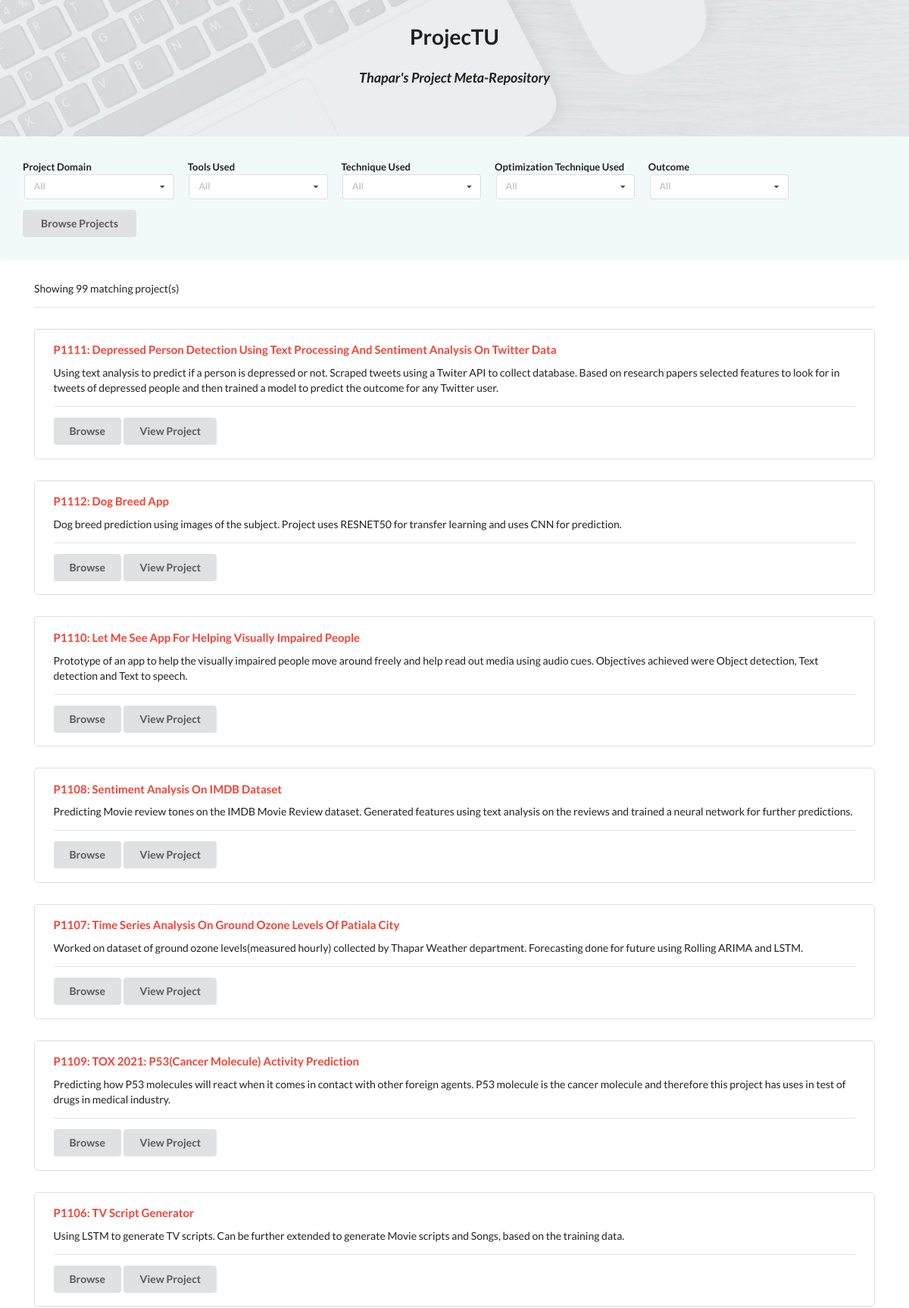
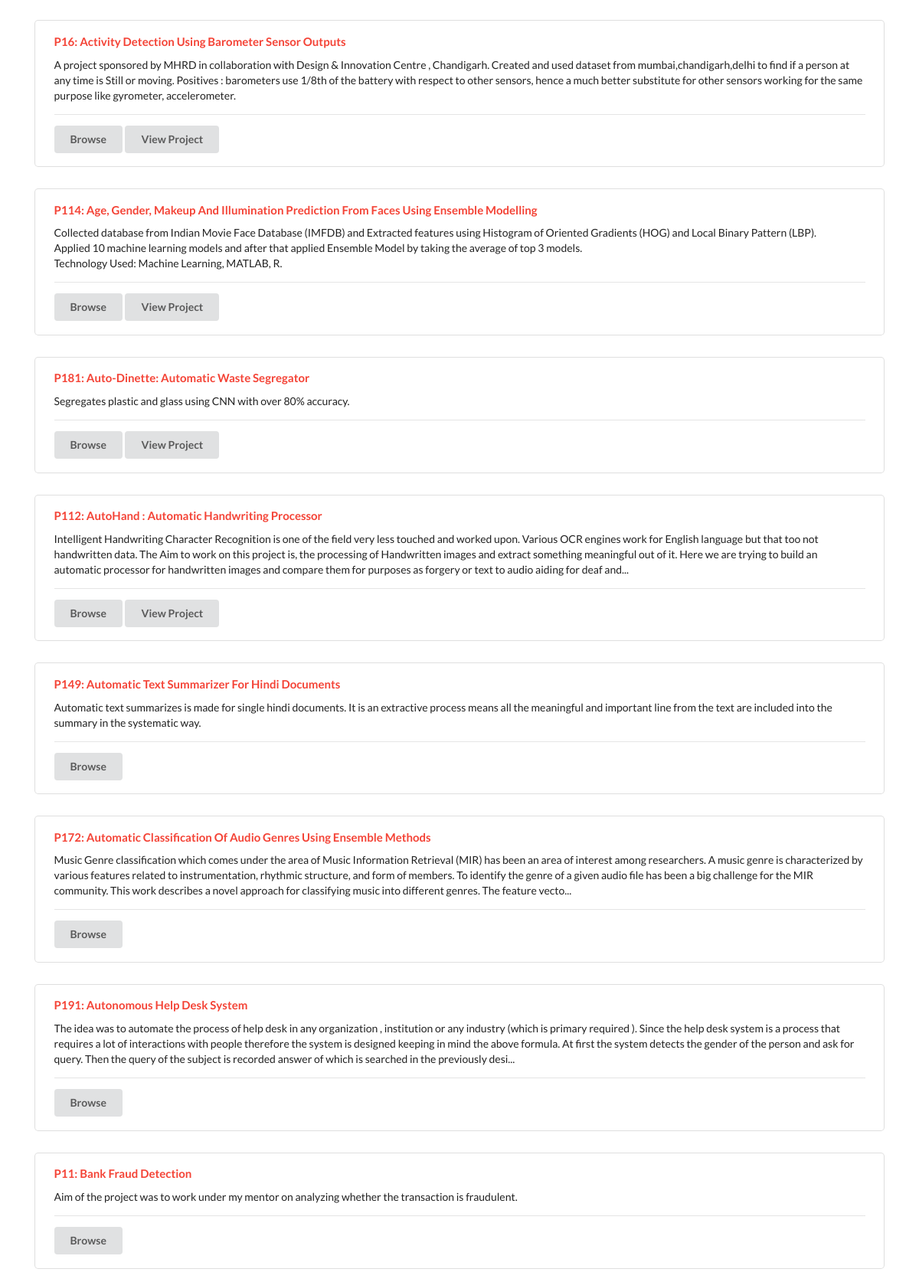
Page /list.php (upper part) on the committed database (2 pictures, top to bottom).
### tables this page shows
CREATE TABLE `project` (
  `pid` int(11) NOT NULL,
  `title` text NOT NULL,
  `summary` text NOT NULL,
  `size` int(10) NOT NULL,
  `leader` text NOT NULL,
  `link` text NOT NULL
);

### cards1.php (the view, shortened to what this page needs)
<?php
require_once 'connection.php';
if(isset($_GET)) {
	echo
		'<div class="jumbotron" style="">
			<div>
				<form class="form-inline" action="list.php" method="GET">
					<div class="ui form">
						<div class="inline field">
							<label>Project Domain</label>
							<select name="domain[]" multiple="" class="label ui selection fluid dropdown">
								<option value="">All</option>';
	echo
							'</select>
						</div>
						<div class="inline field">
							<label>Tools Used</label>
							<select name="tools[]" multiple="" class="label ui selection fluid dropdown">
								<option value="">All</option>';
	echo
							'</select>
						</div>
						<div class="inline field">
							<label>Technique Used</label>
							<select name="technique[]" multiple="" class="label ui selection fluid dropdown">
								<option value="">All</option>';
	echo
							'</select>
						</div>
						<div class="inline field">
							<label>Optimization Technique Used</label>
							<select name="opt_technique[]" multiple="" class="label ui selection fluid dropdown">
								<option value="">All</option>';
	echo
							'</select>
						</div>
						<div class="inline field">
							<label>Outcome</label>
							<select name="outcome[]" multiple="" class="label ui selection fluid dropdown">
								<option value="">All</option>';
	echo
							'</select>
						</div>
						&nbsp;&nbsp;&nbsp;&nbsp;&nbsp;
						<input type="submit" class="ui button" id="browse" value="Browse Projects">
					</div>
				</form>
			</div>
		</div>';
	$sql = "SELECT * FROM project ";
	$sql1 = "";
	$sql2 = "WHERE 1 ";
	$sql3 = "";
	$sql = $sql . $sql1;
	$sql = $sql . $sql2;
	$sql = $sql . $sql3;
	$sql = $sql . "ORDER BY title";
	$result = $con->query($sql);
	echo '<div class="container">Showing '.$result->num_rows.' matching project(s)<hr><div class="row">';
	if ($result->num_rows > 0) {
		while($row = $result->fetch_assoc()) {
			$title = (strlen($row['title']) > 100) ? ucwords(substr($row['title'],0,100))."..." : ucwords($row['title']);
			$summary = (strlen($row['summary']) > 450) ? substr($row['summary'],0,450)."..." : $row['summary'];
			echo
			'<div class="col-lg-12 col-sm-12 portfolio-item my-3 card-outer">
				<div class="card list-card h-100 px-2" style="cursor: default;">
					<div class="card-body">
						<h4 class="card-title" style="color:#F44336;">P1'.$row['pid'].': '.$title.'</h4>';
			echo
						'	<p class="card-text card-text-min">'.$summary.'</p><hr>';
			echo '<a class="ui button" href = project.php?id=' . $row['pid'] . '>Browse</a>';
			if($row['link']) echo '<a class="ui button" href = ' . $row['link'] . ' target="_new">View Project</a>';
			echo
					'</div>
				</div>
			</div>';
		}
	}
	echo '</div></div>';
}

### css/style.css (style rules this page uses)
a { color: #000; text-decoration: none; }
.jumbotron { background-color: #F2FAF9; padding: 30px; }
.card-text-min { overflow: hidden; }
.card { transition: background-color 0.5s ease-out; border-radius: 5px; }
.list-card { cursor: pointer; }

### css/list.css (style rules this page uses)
.field { display: inline-block; margin-right: 10px; padding-left: 15px; min-width: 200px; }
.field:first-of-type { padding: 0; }
#browse { width: 150px; }

### rows in the picture
project: pid "111", title "Depressed Person Detection Using Text Processing And Sentiment Analysis On Twitter Data", summary "Using text analysis to predict if a person is depressed or not. Scraped tweets using a Twiter API to collect database. Based on research papers selected features to look for in tweets of depressed people and then trained a model to predict the outcome for any Twitter user."
project: pid "112", title "Dog Breed App", summary "Dog breed prediction using images of the subject. Project uses RESNET50 for transfer learning and uses CNN for prediction."
project: pid "110", title "Let Me See App For Helping Visually Impaired People", summary "Prototype of an app to help the visually impaired people move around freely and help read out media using audio cues. Objectives achieved were Object detection, Text detection and Text to speech."
project: pid "108", title "Sentiment Analysis On IMDB Dataset", summary "Predicting Movie review tones on the IMDB Movie Review dataset. Generated features using text analysis on the reviews and trained a neural network for further predictions."
project: pid "107", title "Time Series Analysis On Ground Ozone Levels Of Patiala City", summary "Worked on dataset of ground ozone levels(measured hourly) collected by Thapar Weather department. Forecasting done for future using Rolling ARIMA and LSTM."
project: pid "109", title "TOX 2021: P53(Cancer Molecule) Activity Prediction", summary "Predicting how P53 molecules will react when it comes in contact with other foreign agents. P53 molecule is the cancer molecule and therefore this project has uses in test of drugs in medical industry."
project: pid "106", title "TV Script Generator", summary "Using LSTM to generate TV scripts. Can be further extended to generate Movie scripts and Songs, based on the training data."
project: pid "6", title "Activity Detection Using Barometer Sensor Outputs", summary "A project sponsored by MHRD in collaboration with Design & Innovation Centre , Chandigarh. Created and used dataset from mumbai,chandigarh,delhi to find if a person at any time is Still or moving. Positives : barometers use 1/8th of the battery with respect to other sensors, hence a much better substitute for other sensors working for the same purpose like gyrometer, accelerometer."
project: pid "14", title "Age, Gender, Makeup And Illumination Prediction From Faces Using Ensemble Modelling", summary "Collected database from Indian Movie Face Database (IMFDB) and Extracted features using Histogram of Oriented Gradients (HOG) and Local Binary Pattern (LBP). Applied 10 machine learning models and after that applied Ensemble Model by taking the average of top 3 models. Technology Used: Machine Learning, MATLAB, R."
project: pid "81", title "Auto-Dinette: Automatic Waste Segregator", summary "Segregates plastic and glass using CNN with over 80% accuracy."
project: pid "12", title "AutoHand : Automatic Handwriting Processor", summary "Intelligent Handwriting Character Recognition is one of the field very less touched and worked upon. Various OCR engines work for English language but that too not handwritten data. The Aim to work on this project is, the processing of Handwritten images and extract something meaningful out of it. Here we are trying to build an automatic processor for handwritten images and compare them for purposes as forgery or text to audio aiding for deaf and..."
project: pid "49", title "Automatic Text Summarizer For Hindi Documents", summary "Automatic text summarizes is made for single hindi documents. It is an extractive process means all the meaningful and important line from the text are included into the summary in the systematic way."
project: pid "72", title "Automatic Classification Of Audio Genres Using Ensemble Methods", summary "Music Genre classification which comes under the area of Music Information Retrieval (MIR) has been an area of interest among researchers. A music genre is characterized by various features related to instrumentation, rhythmic structure, and form of members. To identify the genre of a given audio file has been a big challenge for the MIR community. This work describes a novel approach for classifying music into different genres. The feature vecto..."
project: pid "91", title "Autonomous Help Desk System", summary "The idea was to automate the process of help desk in any organization , institution or any industry (which is primary required ). Since the help desk system is a process that requires a lot of interactions with people therefore the system is designed keeping in mind the above formula. At first the system detects the gender of the person and ask for query. Then the query of the subject is recorded answer of which is searched in the previously desi..."
project: pid "1", title "Bank Fraud Detection", summary "Aim of the project was to work under my mentor on analyzing whether the transaction is fraudulent."

### other values in the picture
$result->num_rows "99"
